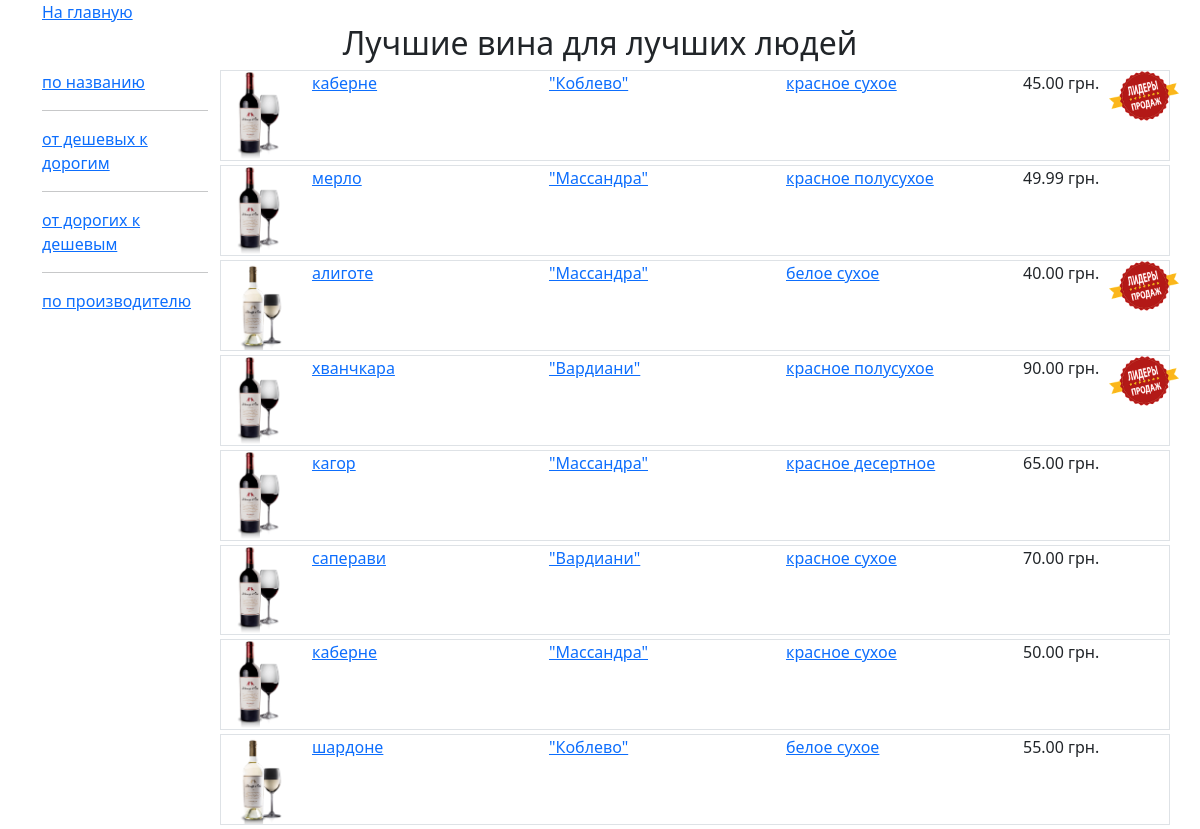
/index, run on the app's committed database.
### app.py (models this page shows)
class Vine(db.Model):
    __tablename__ = 'VINES'
    id = db.Column(db.Integer, primary_key=True)
    name = db.Column(db.String(80))
    price = db.Column(db.Float)
    sort_id = db.Column(db.Integer, db.ForeignKey('SORTS.id'))
    sort = db.relationship('Sort', backref=db.backref('vines'))
    producer_id = db.Column(db.Integer, db.ForeignKey('PRODUCERS.id'))
    producer = db.relationship('Producer', backref=db.backref('vines'))
    bestseller = db.Column(db.Integer, default=0)
    def __str__(self):
        return self.name

class Producer(db.Model):
    __tablename__ = 'PRODUCERS'
    id = db.Column(db.Integer, primary_key=True)
    name = db.Column(db.String(80))
    def __str__(self):
        return f'\"{self.name}\"'

class Sort(db.Model):
    __tablename__ = 'SORTS'
    id = db.Column(db.Integer, primary_key=True)
    name = db.Column(db.String(80))
    def __str__(self):
        return self.name

### app.py (the view)
@app.route('/index')
@app.route('/index/<string:sort_type>')
def index(sort_type=None):
    vines = Vine.query.all()
    if sort_type == 'byname':
        vines.sort(key=lambda x: x.name)
    if sort_type == 'bypricelow':
        vines.sort(key=lambda x: x.price)
    if sort_type == 'bypricehigh':
        vines.sort(key=lambda x: -x.price)
    if sort_type == 'byproducer':
        vines.sort(key=lambda x: (x.producer.name, x.name))
    return render_template('index.html', vines=vines)

### templates/index.html (shortened to what this page needs)
{% extends 'base.html' %}
{% block header %}
Лучшие вина для лучших людей
{% endblock %}
{% block content %}
<div class="col-2">
	<a href="{{ url_for('index', sort_type='byname') }}">по названию</a><br><hr>
	<a href="{{ url_for('index', sort_type='bypricelow') }}">от дешевых к дорогим </a><br><hr>
	<a href="{{ url_for('index', sort_type='bypricehigh') }}">от дорогих к дешевым  </a><br><hr>
	<a href="{{ url_for('index', sort_type='byproducer') }}">по производителю  </a>
</div>
<div class="col-10">
{% for vine in vines %}
	{% set best = 'bestseller' if vine.bestseller else '' %}
<div class="row border mb-1 {{ best }}">
	{% set picture = 'red.png' if 'красное' in vine.sort.name else 'white.png' %}
	<div class="col-1">
		<img class="img-fluid"
			 src="{{ url_for('static', filename='img/' + picture) }}">
	</div>
	<div class="col-3">
		<p><a href="{{ url_for('vine', pk=vine.id) }}"> {{ vine }}</a></p>
	</div>
	<div class="col-3">
		<p><a href="{{ url_for('filter', sort_id=0, producer_id=vine.producer_id) }}">
			{{ vine.producer }}</a></p>
	</div>
	<div class="col-3">
	<p><a href="{{ url_for('filter', sort_id=vine.sort_id, producer_id=0) }}">
		{{ vine.sort }}</a></p>
	</div>
	<div class="col-2">
	<p>{{ '%.2f'|format(vine.price) }} грн.</p>
	</div>
</div>
{% endfor %}
</div>
{% endblock %}

### templates/base.html (shortened to what this page needs)
<!DOCTYPE html>
<html lang="en">
<head>
    <link rel="stylesheet" href="https://cdn.jsdelivr.net/npm/bootstrap@5.0.0-beta1/dist/css/bootstrap.min.css" rel="stylesheet">
	<link rel="stylesheet" href="{{ url_for('static', filename='css/main.css') }}">
</head>
<body>
	<div class="container">
		{% include 'navi.html' %}
		<h2 class="text-center">{% block header %}{% endblock %}</h2>
			<div class="row">
				{% block content %}{% endblock %}
			</div>
	</div>
</body>
</html>

### templates/navi.html
<a href="{{ url_for('index') }}">На главную</a>

### static/css/main.css (style rules this page uses)
.bestseller { position: relative; }
.bestseller::after { content: ''; width: 70px; height: 60px; position: absolute; right: -10px; top: -10px; background: url('../img/best.png'); background-size: 100%; }

### data on the page
Vine: name "каберне", producer "\"Коблево\"", sort "красное сухое", price "45.00"
Vine: name "мерло", producer "\"Массандра\"", sort "красное полусухое", price "49.99"
Vine: name "алиготе", producer "\"Массандра\"", sort "белое сухое", price "40.00"
Vine: name "хванчкара", producer "\"Вардиани\"", sort "красное полусухое", price "90.00"
Vine: name "кагор", producer "\"Массандра\"", sort "красное десертное", price "65.00"
Vine: name "саперави", producer "\"Вардиани\"", sort "красное сухое", price "70.00"
Vine: name "каберне", producer "\"Массандра\"", sort "красное сухое", price "50.00"
Vine: name "шардоне", producer "\"Коблево\"", sort "белое сухое", price "55.00"
